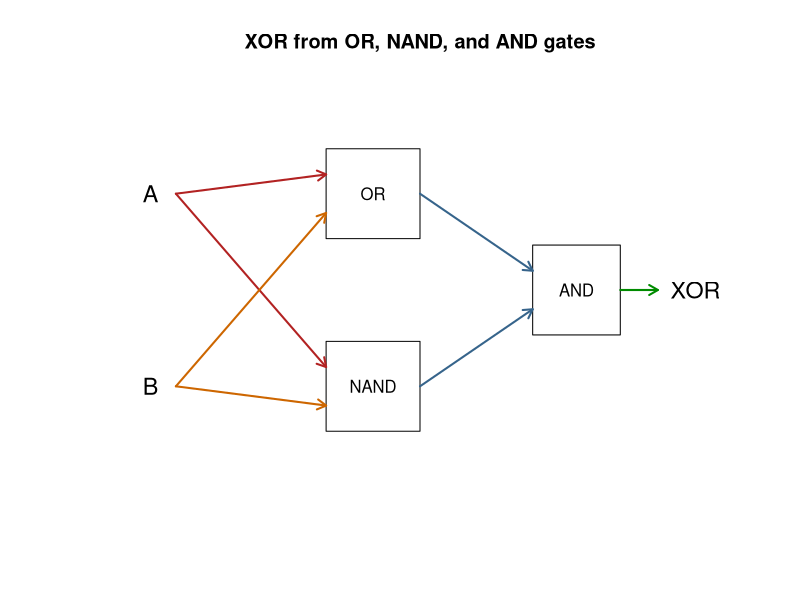

Reproduce this figure in R.
# Linear algebra. Performing basic matrix and vector operations

A <- matrix(c(1,3,5,2,4,6), nrow = 3, ncol = 2)     #3x2
B <- matrix(c(7,9,11,8,10,12), nrow = 2, ncol = 3)  #2x3
C <- matrix(c(1,3,2,4), nrow = 2, ncol = 2)    #2x2
D <- matrix(c(5,7,6,8), nrow = 2, ncol = 2)    #2x2
column_vector <- matrix(c(3,5,7), nrow = 3, ncol = 1)
row_vector <- matrix(c(4,6,8), nrow = 1, ncol = 3)

#summation
CD_sum <- C+D
#transposing (flip x and y)
A_Transpose <- t(A)
#adding the transposed matrix to only other matrix permissible
AB_addition <- A_Transpose+B
#multiplication
AB_product <-A%*%B
#dot product (multiplies matching entries and adds the products)
dot_product <- row_vector%*%column_vector


#XOR truth table (extra)
a <- c(0, 1, 0, 1)
b <- c(0, 0, 1, 1)
or_output <- (a == 1) | (b == 1)
and_output <- (a == 1) & (b == 1) 
   nand_output <- !and_output
xor_output <- (or_output & nand_output)
as.integer(xor_output)
data.frame(a = a, b = b, XOR = as.integer(xor_output))


#XOR wiring diagram from a series of Boolean gates (extra)
plot(NA, xlim = c(0, 10), ylim = c(0, 6),
     axes = FALSE, xlab = "", ylab = "",
     main = "XOR from OR, NAND, and AND gates")
text(0.7, 4.5, "A", cex = 1.4)
text(0.7, 1.5, "B", cex = 1.4)
text(9.4, 3, "XOR", cex = 1.4)
#Gates
rect(3.5, 3.8, 5, 5.2, col = "white")
text(4.25, 4.5, "OR")
rect(3.5, 0.8, 5, 2.2, col = "white")
text(4.25, 1.5, "NAND")
rect(6.8, 2.3, 8.2, 3.7, col = "white")
text(7.5, 3, "AND")
#Arrows
arrows(1.1, 4.5, 3.5, 4.8, col = "firebrick", lwd = 2, length = 0.1)
arrows(1.1, 4.5, 3.5, 1.8, col = "firebrick", lwd = 2, length = 0.1)
arrows(1.1, 1.5, 3.5, 4.2, col = "darkorange3", lwd = 2, length = 0.1)
arrows(1.1, 1.5, 3.5, 1.2, col = "darkorange3", lwd = 2, length = 0.1)
arrows(5, 4.5, 6.8, 3.3, col = "steelblue4", lwd = 2, length = 0.1)
arrows(5, 1.5, 6.8, 2.7, col = "steelblue4", lwd = 2, length = 0.1)
arrows(8.2, 3, 8.8, 3, col = "green4", lwd = 2, length = 0.1)
